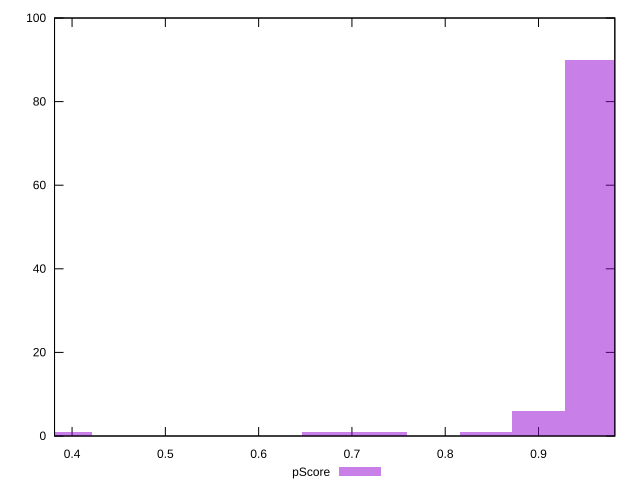

Here is the gnuplot script that generated this plot:
reset

$pScore <<EOF
0.3937117961209108 1
0.9561572191507833 90
0.8436681345448088 1
0.8999126768477961 6
0.7311790499388343 1
0.6749345076358471 1
EOF

set key outside below
set boxwidth 0.056244542302987255
set xrange [0.381211875408868:0.9817937317600307]
set yrange [0:100]
set trange [0:100]
set style fill transparent solid 0.5 noborder
set terminal svg size 640, 490 enhanced background rgb 'white'
set output "report_00016_2021-02-10T13-31-48.338Z/total-blocking-time/samples/pages+cached/pScore/histogram.svg"

plot $pScore title "pScore" with boxes

reset
